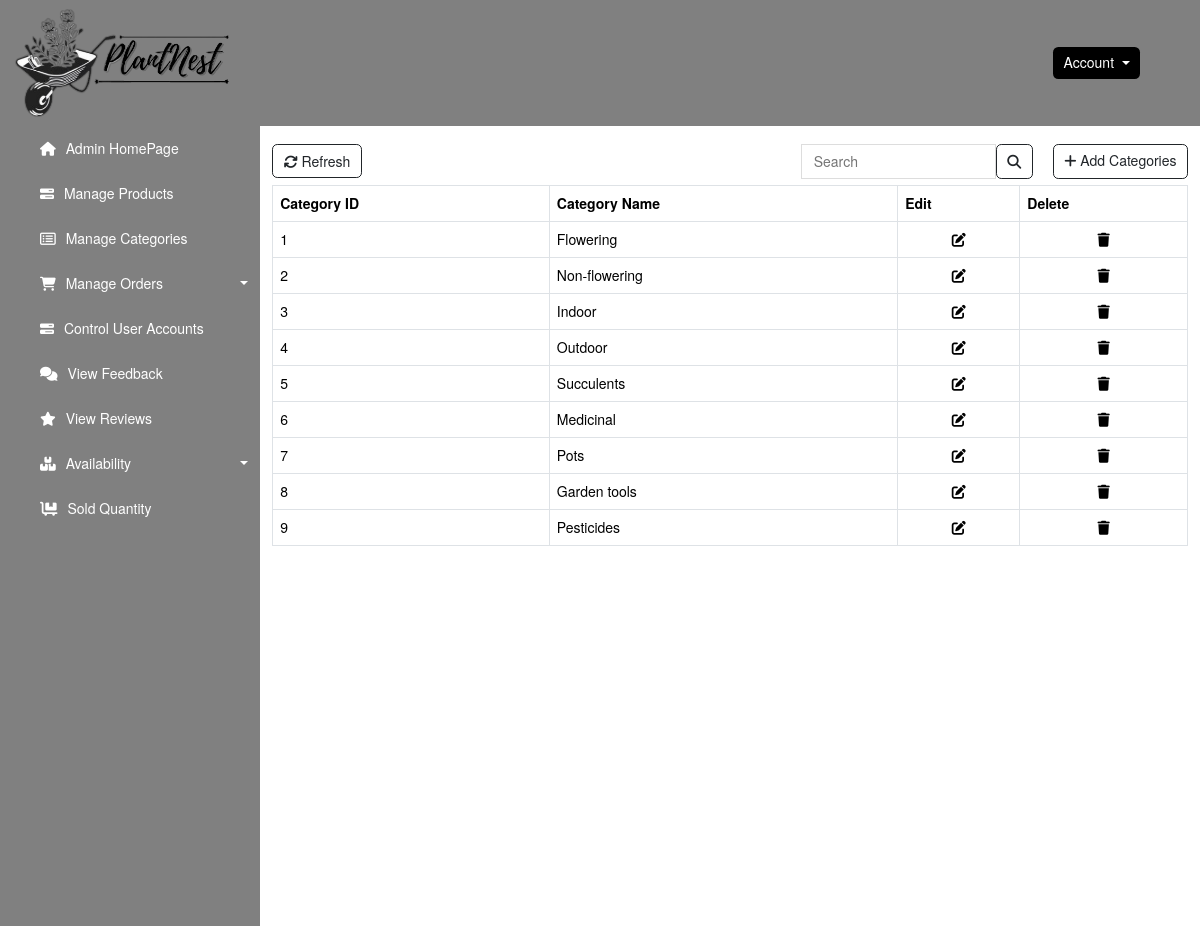
/admin/manageCategory.php (signed in), run on the app's committed database.
### tables this page shows
CREATE TABLE `categories` (
  `categoryID` int(11) NOT NULL,
  `categoryName` varchar(255) NOT NULL
);

### classes/Categories.php (called while the page is built, shortened)
<?php
class Categories {
    public function showAll($conn) {
        $sql = "select categoryID, categoryName from categories";
        return mysqli_query($conn, $sql);
    }
}

### admin/manageCategory.php (the view, shortened to what this page needs)
<?php
if(isset($_SESSION['role']) && ($_SESSION['role'] == 1)){
include_once '../classes/Categories.php';
include_once '../assets/database.php';
$categories = new Categories();
?>
<!DOCTYPE html>
<html lang="en">
<head>
    <link href="https://cdn.jsdelivr.net/npm/bootstrap@5.3.1/dist/css/bootstrap.min.css" rel="stylesheet">
    <link rel="stylesheet" href="../assets/css/admins.css">
    <link rel="stylesheet" href="https://cdnjs.cloudflare.com/ajax/libs/font-awesome/6.4.2/css/all.min.css" />
</head>
<body>
    <?php
    $result = $categories->showAll($conn);
    ?>
    <nav class="navbar header sticky-top">
        <div class="header-left">
            <div class="navbar-brand">
                <a href="./home.php">
                    <img src="../assets/images/logo/logo.png" alt="logo" class="img-fluid header-brand">
                </a>
            </div>
        </div>
        <div class="dropdown header-right" style="margin-right: 60px;">
            <button class="btn btn-secondary dropdown-toggle" type="button" data-bs-toggle="dropdown" aria-expanded="false">
                Account
            </button>
        </div>
    </nav>
    <div id="body">
    <div id="menu-nav" style="display: block;" class="menu-manage">
            <ul class="menu-nav__list" style="list-style: none;">
                <li class="menu-nav__item">
                    <a href="./home.php" class="menu-nav__link">
                        <div>
                            <i class="fa-solid fa-house" style="margin-right: 6px;"></i>
                            Admin HomePage
                        </div>
                    </a>
                </li>
                <li class="menu-nav__item">
                    <a href="./manageProduct.php" class="menu-nav__link">
                        <div>
                            <i class="fa-solid fa-bars-progress" style="margin-right: 6px;"></i>
                            Manage Products
                        </div>
                    </a>
                </li>
                <li class="nav-item menu-nav__item">
                    <a href="./manageCategory.php" class="menu-nav__link">
                        <div>
                            <i class="fa-regular fa-rectangle-list" style="margin-right: 6px;"></i>
                            Manage Categories
                        </div>
                    </a>
                </li>
                <li class="menu-nav__item">
                    <a href="home.php" class="menu-nav__link nav-link dropdown-toggle" id="navbarDarkDropdownMenuLink" role="button" data-bs-toggle="dropdown" aria-expanded="false">
                        <div>
                            <i class="fa-solid fa-cart-shopping" style="margin-right: 6px;"></i>
                            Manage Orders
                        </div>
                    </a>
                </li>
                <li class="menu-nav__item">
                    <a href="controlUserAccount.php" class="menu-nav__link">
                        <div>
                            <i class="fa-solid fa-bars-progress" style="margin-right: 6px;"></i>
                            Control User Accounts
                        </div>
                    </a>
                </li>
                <li class="menu-nav__item">
                    <a href="./userQueries.php" class="menu-nav__link">
                        <div>
                            <i class="fa-solid fa-comments" style="margin-right: 6px;"></i>
                            View Feedback
                        </div>
                    </a>
                </li>
                <li class="menu-nav__item">
                    <a href="./userReview.php" class="menu-nav__link">
                        <div>
                            <i class="fa-solid fa-star" style="margin-right: 6px;"></i>
                            View Reviews
                        </div>
                    </a>
                </li>
                <li class="menu-nav__item">
                    <a href="home.php" class="menu-nav__link nav-link dropdown-toggle" id="navbarDarkDropdownMenuLink" role="button" data-bs-toggle="dropdown" aria-expanded="false">
                        <div>
                            <i class="fa-solid fa-boxes-stacked" style="margin-right: 6px;"></i>
                            Availability
                        </div>
                    </a>
                </li>
                <li class="menu-nav__item">
                    <a href="soldQuantity.php" class="menu-nav__link">
                        <div>
                            <i class="fa-solid fa-cart-flatbed" style="margin-right: 6px;"></i>
                            Sold Quantity
                        </div>
                    </a>
                </li>
            </ul>
        </div>
        <div class="body-container" style="width: 90%;">
            <div class="body-container-nav">
                <div class="body-container-refresh">
                    <a type="button" class="btn btn-outline-dark" href="./manageCategory.php">
                        <i class="fa-solid fa-arrows-rotate"></i> Refresh
                    </a>
                </div>
                <div class="d-flex">
                    <form class="d-flex search" method="get" style="margin-right: 20px;">
                        <input type="form-control" style="border: none; padding: 6px 12px; border: 1px solid #ddd; outline: none;" name="search" id="search" placeholder="Search" required>
                        <button type="submit" class="btn btn-outline-dark">
                            <i class="fa-solid fa-magnifying-glass" style="border-radius: 0;"></i>
                        </button>
                    </form>
                    <a type="button" class="btn btn-outline-dark" href="./addCategories.php">
                        <i class="fa-solid fa-plus"></i> Add Categories
                    </a>
                </div>
            </div>
            <table class="table table-bordered body-container-table">
                <thead>
                    <th>Category ID</th>
                    <th>Category Name</th>
                    <th>Edit</th>
                    <th>Delete</th>
                </thead>
                <tbody>
                    <?php
                    if (mysqli_num_rows($result) > 0) {
                        while ($row = mysqli_fetch_assoc($result)) {
                    ?>
                            <tr>
                                <td><?php echo $row["categoryID"] ?></td>
                                <td><?php echo $row["categoryName"] ?></td>
                                <td style="text-align: center;">
                                    <a class="body-container-edit" href="./editCategories.php?action=edit&categoryID=<?php echo $row["categoryID"] ?>">
                                    <i class="fa-solid fa-pen-to-square" style="color: #000000;"></i>
                                    </a>
                                </td>
                                <td style="text-align: center;">
                                    <a class="body-container-delete" href="manageCategory.php?action=delete&categoryID=<?php echo $row["categoryID"] ?>">
                                        <i class="fa-solid fa-trash" style="color: #000000;"></i>
                                    </a>
                                </td>
                            </tr>
                    <?php
                        }
                    }
                    ?>
                </tbody>
            </table>
        </div>
    </div>
</body>
</html>
<?php } else {
     header('location: login_admin.php');
} ?>

### assets/css/admins.css (style rules this page uses)
:root { --custom-blue: gray; }
* { padding: 0; margin: 0; font-family: 'Roboto', "sans-serif"; font-family: "Helvetica Neue", Helvetica, Arial, "Hiragino Sans GB", "Heiti TC", sans-serif; font-size: 14px; }
.header { background-color: gray; justify-content: space-between; padding: 0; }
.header-right { margin-right: 24px; color: #fff; }
.header-right button { border: none; background-color: #000000; }
.header-brand { width: 250px; padding: 0 12px; margin: 0; }
#body { display: flex; }
#menu-nav { background-color: var(--custom-blue); min-width: 230px; width: 300px; height: 100vh; }
.menu-nav__item { padding: 12px; }
.menu-nav__link { display: flex; align-items: center; justify-content: space-between; text-decoration: none; color: #ffffff; }
.body-container { padding: 12px; }
.body-container-nav { display: flex; justify-content: space-between; align-items: center; margin: 6px 0; }

### data on the page
categories: categoryID "1", categoryName "Flowering"
categories: categoryID "2", categoryName "Non-flowering"
categories: categoryID "3", categoryName "Indoor"
categories: categoryID "4", categoryName "Outdoor"
categories: categoryID "5", categoryName "Succulents"
categories: categoryID "6", categoryName "Medicinal"
categories: categoryID "7", categoryName "Pots"
categories: categoryID "8", categoryName "Garden tools"
categories: categoryID "9", categoryName "Pesticides"
